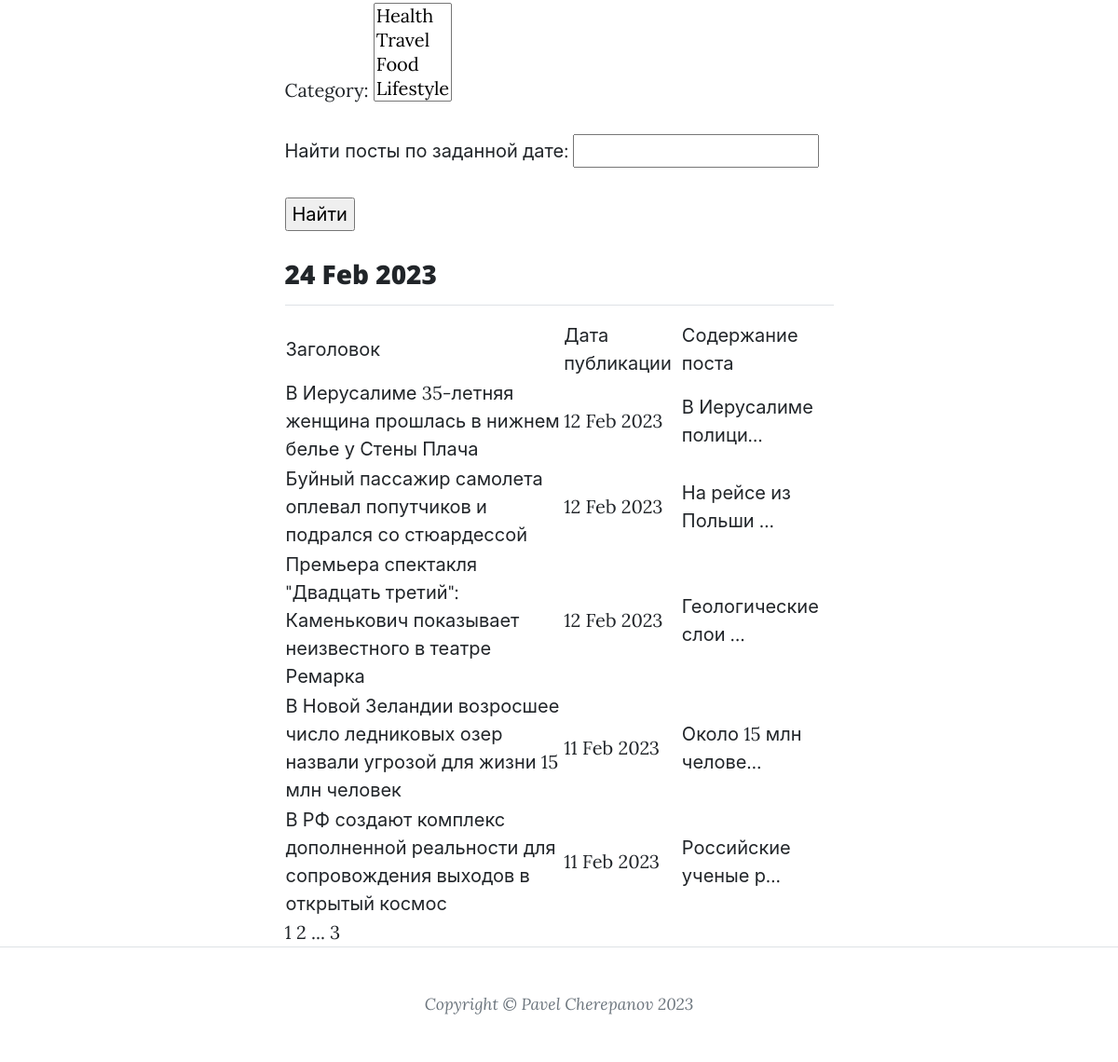
/search/ (lower part), run on an earlier commit of the app's database.
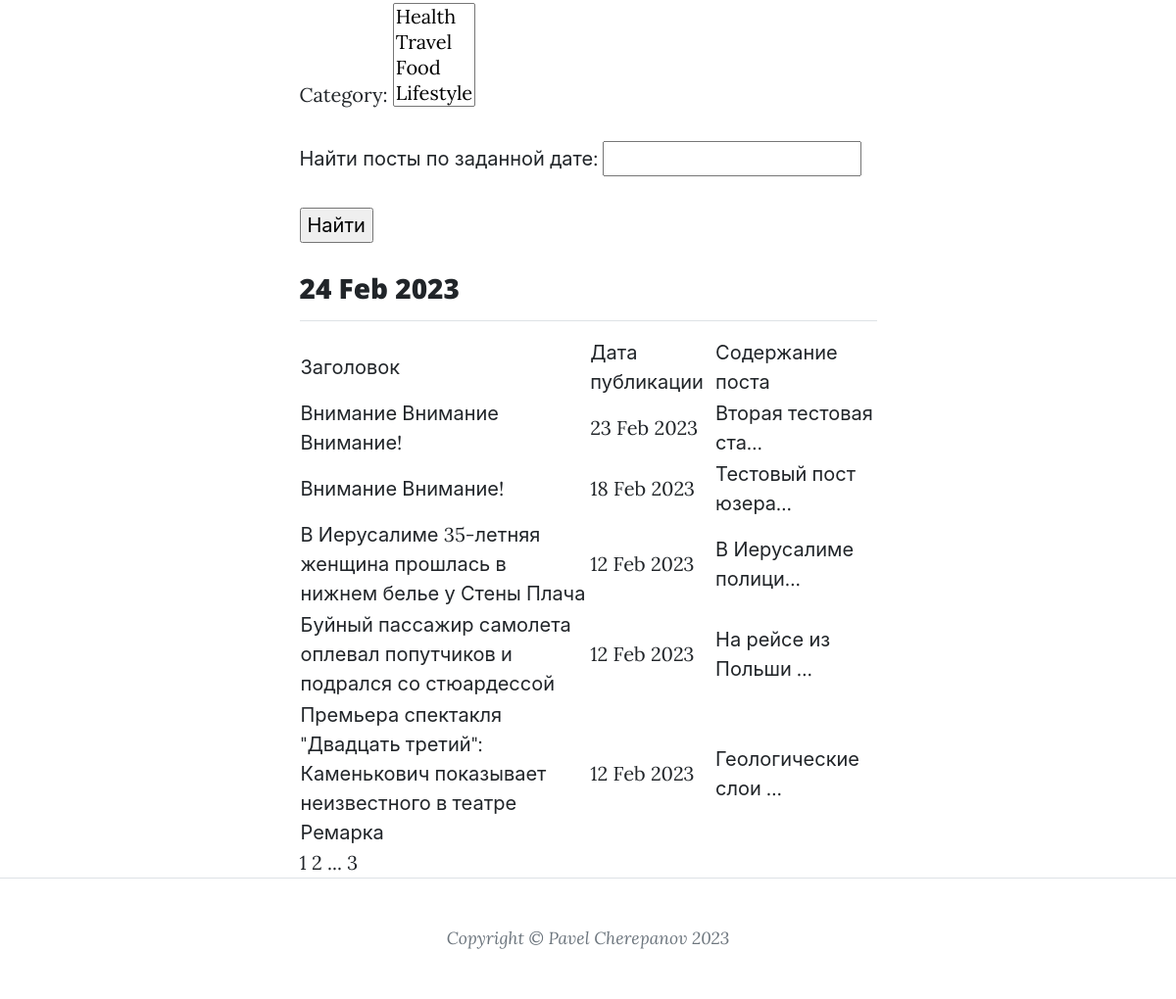
And on a later commit of the database.
### news/models.py (models this page shows, shortened)
class Post(models.Model):
    NEWS = 'NE'
    ARTICLE = 'AR'
    POST = [
        (NEWS, 'Новость'),
        (ARTICLE, 'Статья'),
    ]
    post = models.CharField(max_length=2, choices=POST, default=NEWS)
    author = models.ForeignKey(Author, on_delete=models.CASCADE)
    header_post = models.CharField(max_length=255)
    text_post = models.TextField()
    category = models.ManyToManyField(Category, through='PostCategory')
    post_date = models.DateTimeField(auto_now_add=True)
    rating_post = models.FloatField(default=0.0)

### news/views.py (the view)
class PostSearch(ListView):
    model = Post
    ordering = ['-post_date']
    template_name = 'post_search.html'
    context_object_name = 'posts'
    paginate_by = 5
    def get_queryset(self):
        queryset = super().get_queryset()
        self.filterset = PostFilter(self.request.GET, queryset)
        return self.filterset.qs
    def get_context_data(self, **kwargs):
        context = super().get_context_data(**kwargs)
        context['filterset'] = self.filterset
        return context

### news/models.py (called while the page is built)
    def __str__(self):
        return f'{self.user}'

    def __str__(self):
        return self.category

### news/templatetags/custom_tags.py (called while the page is built)
@register.simple_tag()
def current_time(format_string='%b %d %Y'):
    return datetime.utcnow().strftime(format_string)

@register.simple_tag(takes_context=True)
def url_replace(context, **kwargs):
    d = context['request'].GET.copy()
    for k, v in kwargs.items():
        d[k] = v
    return d.urlencode()

### templates/post_search.html (shortened to what this page needs)
{% extends 'flatpages/default.html' %}
{% load custom_filters %}
{% load custom_tags %}
{% block content %}
   <form action="" method="get">
       {{ filterset.form.as_p }}
       <input type="submit" value="Найти" />
   </form>
   <br>
   <h3>{% current_time '%d %b %Y' %}</h3>
   <hr>
   {% if posts %}
       <table>
           <tr>
               <td>Заголовок</td>
               <td>Дата публикации</td>
               <td>Содержание поста</td>
           </tr>
           {% for post in posts %}
           <tr>
               <td>{{ post.header_post  }}</td>
               <td>{{ post.post_date |date:'d M Y' }}</td>
               <td>{{ post.text_post | truncatechars:20 }}</td>
           </tr>
           {% endfor %}
       </table>
   {% else %}
       <h2>Постов нет!</h2>
   {% endif %}
   {{ page_obj.number }}
   {% if page_obj.has_next %}
       <a href="?{% url_replace page=page_obj.next_page_number %}">{{ page_obj.next_page_number }}</a>
       {% if paginator.num_pages != page_obj.next_page_number %}
           ...
           <a href="?{% url_replace page=page_obj.paginator.num_pages %}">{{ page_obj.paginator.num_pages }}</a>
       {% endif %}
   {% endif %}
{% endblock content %}

What changed in the data, as far as the page shows it:
no longer on this page (row unchanged): Post: header_post "В Новой Зеландии возросшее число ледниковых озер назвали угрозой для жизни 15 млн человек", post_date "11 Feb 2023", text_post "Около 15 млн челове…"
no longer on this page (row unchanged): Post: header_post "В РФ создают комплекс дополненной реальности для сопровождения выходов в открытый космос", post_date "11 Feb 2023", text_post "Российские ученые р…"
added Post: header_post "Внимание Внимание Внимание!", post_date "23 Feb 2023", text_post "Вторая тестовая ста…"
added Post: header_post "Внимание Внимание!", post_date "18 Feb 2023", text_post "Тестовый пост юзера…"
